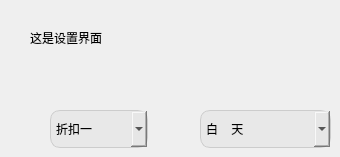
           <widget class="QWidget" name="setting">
            <widget class="QLabel" name="label_14">
             <property name="geometry">
              <rect>
               <x>30</x>
               <y>30</y>
               <width>101</width>
               <height>16</height>
              </rect>
             </property>
             <property name="text">
              <string>这是设置界面</string>
             </property>
            </widget>
            <widget class="QComboBox" name="comboBox_9">
             <property name="geometry">
              <rect>
               <x>50</x>
               <y>110</y>
               <width>98</width>
               <height>38</height>
              </rect>
             </property>
             <property name="styleSheet">
              <string notr="true">QWidget {
    background-color: rgba(229, 229, 229, 180); 
    border: 1px solid #ccc; /* 边框 */
    border-radius: 10px; /* 圆角半径 */
    padding: 5px; /* 内边距 */
	font: 14pt &quot;AcadEref&quot;;
}</string>
             </property>
             <item>
              <property name="text">
               <string>折扣一</string>
              </property>
             </item>
             <item>
              <property name="text">
               <string>折扣二</string>
              </property>
             </item>
             <item>
              <property name="text">
               <string>折扣三</string>
              </property>
             </item>
             <item>
              <property name="text">
               <string>折扣四</string>
              </property>
             </item>
            </widget>
            <widget class="QComboBox" name="comboBox_10">
             <property name="geometry">
              <rect>
               <x>200</x>
               <y>110</y>
               <width>131</width>
               <height>38</height>
              </rect>
             </property>
             <property name="styleSheet">
              <string notr="true">QWidget {
    background-color: rgba(229, 229, 229, 180); 
    border: 1px solid #ccc; /* 边框 */
    border-radius: 10px; /* 圆角半径 */
    padding: 5px; /* 内边距 */
	font: 14pt &quot;AcadEref&quot;;
}</string>
             </property>
             <item>
              <property name="text">
               <string>白    天</string>
              </property>
             </item>
             <item>
              <property name="text">
               <string>黑    夜</string>
              </property>
             </item>
             <item>
              <property name="text">
               <string>跟随系统</string>
              </property>
             </item>
            </widget>
           </widget>
